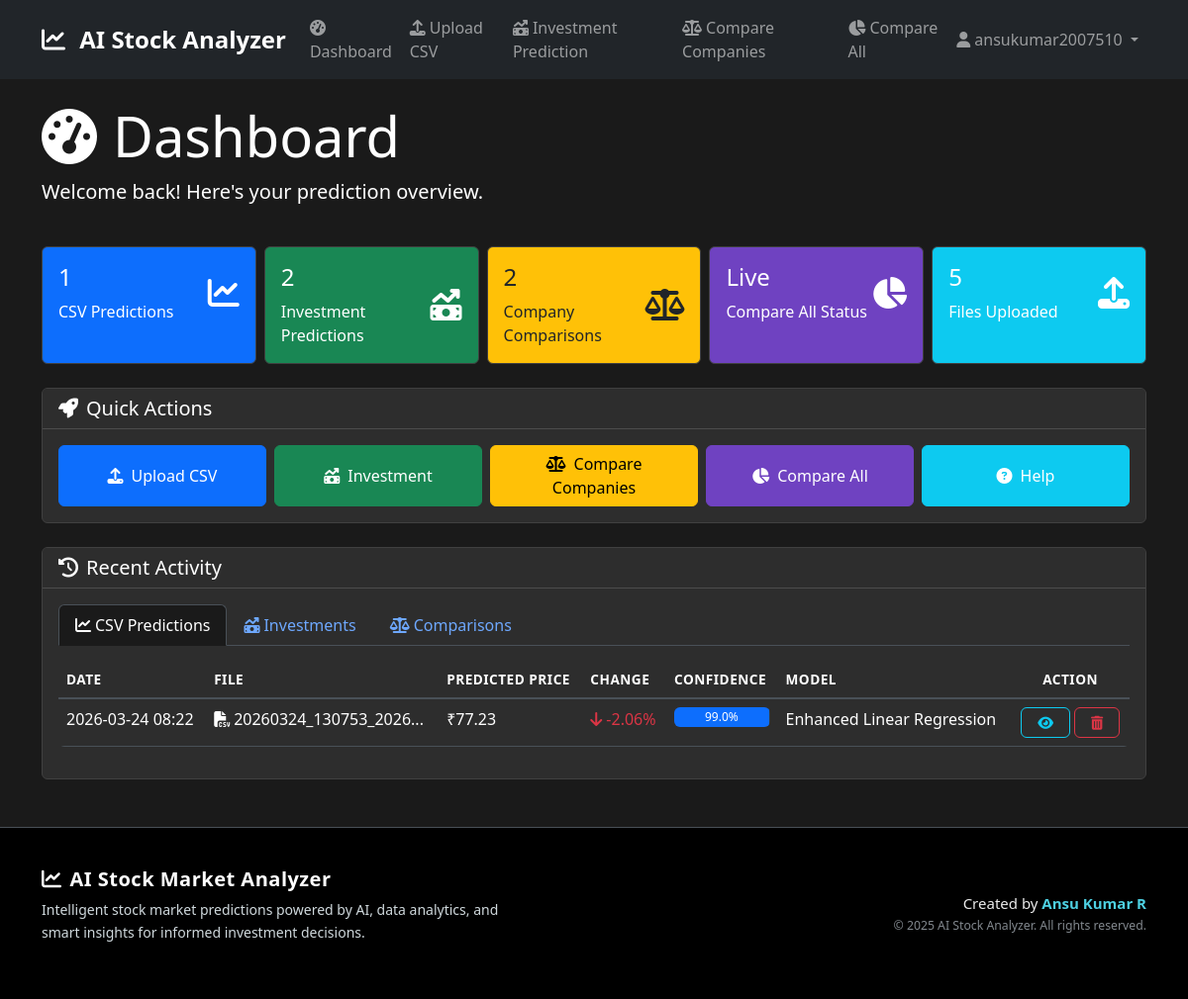
The app's page /dashboard (signed in) with its own data.
### routes/models.py (models this page shows)
class Prediction(db.Model):
    __tablename__ = 'predictions'
    id = db.Column(db.Integer, primary_key=True)
    user_id = db.Column(db.Integer, db.ForeignKey('users.id'), nullable=False, index=True)
    upload_id = db.Column(db.Integer, db.ForeignKey('uploads.id'), nullable=False, index=True)
    predicted_price = db.Column(db.Float, nullable=False)
    confidence_score = db.Column(db.Float)
    model_type = db.Column(db.String(50), default='Enhanced Linear Regression')
    prediction_data = db.Column(db.Text)  # JSON string of detailed prediction data
    created_at = db.Column(db.DateTime, default=datetime.utcnow, index=True)

class Upload(db.Model):
    __tablename__ = 'uploads'
    id = db.Column(db.Integer, primary_key=True)
    user_id = db.Column(db.Integer, db.ForeignKey('users.id'), nullable=False, index=True)
    filename = db.Column(db.String(255), nullable=False)
    original_filename = db.Column(db.String(255), nullable=False)
    file_size = db.Column(db.BigInteger, nullable=True)  # Support larger files up to 50MB
    created_at = db.Column(db.DateTime, default=datetime.utcnow, index=True)
    predictions = db.relationship('Prediction', backref='upload', lazy=True, cascade='all, delete-orphan')

### routes/app.py (the view)
@app.route('/dashboard')
@login_required
def dashboard():
    try:
        user_id = session['user_id']
        requested_tab = request.args.get('tab', 'csv')
        if requested_tab == 'prediction':
            requested_tab = 'csv'
        recent_predictions = Prediction.query.filter_by(user_id=user_id).order_by(Prediction.created_at.desc()).all()
        recent_investments = InvestmentPrediction.query.filter_by(user_id=user_id).order_by(InvestmentPrediction.created_at.desc()).all()
        recent_comparisons = CompanyComparison.query.filter_by(user_id=user_id).order_by(CompanyComparison.created_at.desc()).all()
        uploads = Upload.query.filter_by(user_id=user_id).order_by(Upload.created_at.desc()).all()
        processed_predictions = []
        for prediction in recent_predictions:
            prediction_info = {
                'id': prediction.id,
                'created_at': prediction.created_at,
                'predicted_price': prediction.predicted_price,
                'confidence_score': prediction.confidence_score,
                'model_type': prediction.model_type,
                'upload': prediction.upload,
                'latest_price': None,
                'predicted_change': None,
                'predicted_change_percent': None
            }
            if prediction.prediction_data:
                try:
                    import ast
                    details = ast.literal_eval(prediction.prediction_data)
                    prediction_info['latest_price'] = details.get('latest_price', prediction.predicted_price * 0.95)
                    prediction_info['predicted_change'] = details.get('predicted_change', prediction.predicted_price - prediction_info['latest_price'])
                    prediction_info['predicted_change_percent'] = details.get('predicted_change_percent', 0)
                except Exception:
                    prediction_info['latest_price'] = prediction.predicted_price * 0.95
                    prediction_info['predicted_change'] = prediction.predicted_price - prediction_info['latest_price']
                    prediction_info['predicted_change_percent'] = (prediction_info['predicted_change'] / prediction_info['latest_price'] * 100)
            else:
                prediction_info['latest_price'] = prediction.predicted_price * 0.95
                prediction_info['predicted_change'] = prediction.predicted_price - prediction_info['latest_price']
                prediction_info['predicted_change_percent'] = (prediction_info['predicted_change'] / prediction_info['latest_price'] * 100)
            processed_predictions.append(prediction_info)
        app.logger.info(f"Dashboard loaded for user {user_id} with {len(processed_predictions)} predictions")
        return render_template(
            'dashboard.html',
            predictions=processed_predictions,
            uploads=uploads,
            investment_predictions=recent_investments,
            company_comparisons=recent_comparisons,
            active_tab=requested_tab
        )
    except Exception as e:
        app.logger.error(f"Dashboard error for user {session.get('user_id')}: {e}")
        flash('Error loading dashboard. Please try again.', 'danger')
        return redirect(url_for('login'))

### templates/dashboard.html (shortened to what this page needs)
{% extends "base.html" %}
{% block content %}
<div class="row mb-4">
    <div class="col-12">
        <h1 class="display-4">
            <i class="fas fa-tachometer-alt me-3"></i>Dashboard
        </h1>
        <p class="lead">Welcome back! Here's your prediction overview.</p>
    </div>
</div>
<div class="row mb-4 g-2">
    <div class="col-12 col-sm-6 col-lg">
        <div class="card bg-primary text-white h-100">
            <div class="card-body">
                <div class="d-flex justify-content-between">
                    <div>
                        <h4 class="card-title">{{ predictions|length }}</h4>
                        <p class="card-text">CSV Predictions</p>
                    </div>
                    <div class="align-self-center">
                        <i class="fas fa-chart-line fa-2x"></i>
                    </div>
                </div>
            </div>
        </div>
    </div>
    <div class="col-12 col-sm-6 col-lg">
        <div class="card bg-success text-white h-100">
            <div class="card-body">
                <div class="d-flex justify-content-between">
                    <div>
                        <h4 class="card-title">{{ investment_predictions|length }}</h4>
                        <p class="card-text">Investment Predictions</p>
                    </div>
                    <div class="align-self-center">
                        <i class="fas fa-money-bill-trend-up fa-2x"></i>
                    </div>
                </div>
            </div>
        </div>
    </div>
    <div class="col-12 col-sm-6 col-lg">
        <div class="card bg-warning text-dark h-100">
            <div class="card-body">
                <div class="d-flex justify-content-between">
                    <div>
                        <h4 class="card-title">{{ company_comparisons|length }}</h4>
                        <p class="card-text">Company Comparisons</p>
                    </div>
                    <div class="align-self-center">
                        <i class="fas fa-balance-scale fa-2x"></i>
                    </div>
                </div>
            </div>
        </div>
    </div>
    <div class="col-12 col-sm-6 col-lg">
        <div class="card text-white h-100" style="background-color: #6f42c1; cursor: default;">
            <div class="card-body">
                <div class="d-flex justify-content-between">
                    <div>
                        <h4 class="card-title text-white">Live</h4>
                        <p class="card-text text-white">Compare All Status</p>
                    </div>
                    <div class="align-self-center">
                        <i class="fas fa-chart-pie fa-2x text-white"></i>
                    </div>
                </div>
            </div>
        </div>
    </div>
    <div class="col-12 col-sm-12 col-lg">
        <div class="card bg-info text-white h-100">
            <div class="card-body">
                <div class="d-flex justify-content-between">
                    <div>
                        <h4 class="card-title">{{ uploads|length }}</h4>
                        <p class="card-text">Files Uploaded</p>
                    </div>
                    <div class="align-self-center">
                        <i class="fas fa-upload fa-2x"></i>
                    </div>
                </div>
            </div>
        </div>
    </div>
</div>
<div class="row mb-4">
    <div class="col-12">
        <div class="card">
            <div class="card-header">
                <h5 class="mb-0"><i class="fas fa-rocket me-2"></i>Quick Actions</h5>
            </div>
            <div class="card-body">
                <div class="row g-2">
                    <div class="col-12 col-sm-6 col-lg">
                        <a href="{{ url_for('upload_file') }}" class="btn btn-primary w-100 h-100 align-content-center" style="min-height: 50px;">
                            <i class="fas fa-upload me-2"></i>Upload CSV
                        </a>
                    </div>
                    <div class="col-12 col-sm-6 col-lg">
                        <a href="{{ url_for('investment_prediction') }}" class="btn btn-success w-100 h-100 align-content-center" style="min-height: 50px;">
                            <i class="fas fa-money-bill-trend-up me-2"></i>Investment
                        </a>
                    </div>
                    <div class="col-12 col-sm-6 col-lg">
                        <a href="{{ url_for('company_comparison') }}" class="btn btn-warning w-100 h-100 align-content-center" style="min-height: 50px;">
                            <i class="fas fa-balance-scale me-2"></i>Compare Companies
                        </a>
                    </div>
                    <div class="col-12 col-sm-6 col-lg">
                        <a href="{{ url_for('compare_all') }}" class="btn btn-primary w-100 h-100 align-content-center" style="min-height: 50px; background-color: #6f42c1; border-color: #6f42c1;">
                            <i class="fas fa-chart-pie me-2"></i>Compare All
                        </a>
                    </div>
                    <div class="col-12 col-sm-12 col-lg">
                        <button type="button" class="btn btn-info w-100 h-100 align-content-center text-white" style="min-height: 50px;" data-bs-toggle="modal" data-bs-target="#helpModal">
                            <i class="fas fa-question-circle me-2"></i>Help
                        </button>
                    </div>
                </div>
            </div>
        </div>
    </div>
</div>
<div class="row">
    <div class="col-12">
        <div class="card">
            <div class="card-header">
                <h5 class="mb-0"><i class="fas fa-history me-2"></i>Recent Activity</h5>
            </div>
            <div class="card-body">
                <ul class="nav nav-tabs" id="activityTabs" role="tablist">
                    <li class="nav-item" role="presentation">
                        <button class="nav-link {% if active_tab=='csv' %}active{% endif %}"
                                id="csv-tab" data-bs-toggle="tab" data-bs-target="#csv" type="button">
                            <i class="fas fa-chart-line me-1"></i>CSV Predictions
                        </button>
                    </li>
                    <li class="nav-item" role="presentation">
                        <button class="nav-link {% if active_tab=='investment' %}active{% endif %}"
                                id="investment-tab" data-bs-toggle="tab" data-bs-target="#investment" type="button">
                            <i class="fas fa-money-bill-trend-up me-1"></i>Investments
                        </button>
                    </li>
                    <li class="nav-item" role="presentation">
                        <button class="nav-link {% if active_tab=='comparison' %}active{% endif %}"
                                id="comparison-tab" data-bs-toggle="tab" data-bs-target="#comparison" type="button">
                            <i class="fas fa-balance-scale me-1"></i>Comparisons
                        </button>
                    </li>
                </ul>
                <div class="tab-content" id="activityTabContent">
                    <div class="tab-pane fade {% if active_tab=='csv' %}show active{% endif %}" id="csv">
                        {% if predictions %}
                        <div class="table-responsive mt-3">
                            <table class="table table-hover">
                                <thead>
                                    <tr>
                                        <th>Date</th>
                                        <th>File</th>
                                        <th>Predicted Price</th>
                                        <th>Change</th>
                                        <th>Confidence</th>
                                        <th>Model</th>
                                        <th class="text-center">Action</th>
                                    </tr>
                                </thead>
                                <tbody>
                                    {% for pred in predictions %}
                                    <tr>
                                        <td>{{ pred.created_at.strftime('%Y-%m-%d %H:%M') }}</td>
                                        <td><i class="fas fa-file-csv me-1"></i>{{ pred.upload.original_filename[:20] }}...</td>
                                        <td>{{ pred.predicted_price|inr }}</td>
                                        <td>
                                            {% if pred.predicted_change_percent %}
                                                {% if pred.predicted_change_percent > 0 %}
                                                    <span class="text-success"><i class="fas fa-arrow-up me-1"></i>+{{ "%.2f"|format(pred.predicted_change_percent) }}%</span>
                                                {% else %}
                                                    <span class="text-danger"><i class="fas fa-arrow-down me-1"></i>{{ "%.2f"|format(pred.predicted_change_percent) }}%</span>
                                                {% endif %}
                                            {% else %}
                                                <span class="text-muted">N/A</span>
                                            {% endif %}
                                        </td>
                                        <td>
                                            <div class="progress" style="height: 20px;">
                                                <div class="progress-bar"
                                                     style="width: {{ (pred.confidence_score * 100)|round }}%">
                                                     {{ (pred.confidence_score * 100)|round }}%
                                                </div>
                                            </div>
                                        </td>
                                        <td>{{ pred.model_type }}</td>
                                        <td class="text-center">
                                            <div class="d-flex justify-content-center gap-1">
                                                <a href="{{ url_for('view_prediction', id=pred.id) }}"
                                                   class="btn btn-sm btn-outline-info px-3">
                                                    <i class="fas fa-eye"></i>
                                                </a>
                                                <form action="{{ url_for('delete_prediction', id=pred.id) }}"
                                                      method="POST" class="m-0">
                                                    <button class="btn btn-sm btn-outline-danger px-3"
                                                            onclick="return confirm('Delete this prediction?');">
                                                        <i class="fas fa-trash-alt"></i>
                                                    </button>
                                                </form>
                                            </div>
                                        </td>
                                    </tr>
                                    {% endfor %}
                                </tbody>
                            </table>
                        </div>
                        {% else %}
                        <div class="text-center py-4">
                            <i class="fas fa-chart-line fa-3x text-muted mb-3"></i>
                            <h5>No CSV predictions yet</h5>
                        </div>
                        {% endif %}
                    </div>
                </div>
            </div>
        </div>
    </div>
</div>
{% endblock %}

### records on screen
Prediction: created_at "2026-03-24 08:22", upload "20260324_130753_2026", predicted_price|inr "₹77.23", predicted_change_percent "-2.06", (pred.confidence_score*100)|round "99.0", model_type "Enhanced Linear Regression"

### other values on screen
{{ session.username or 'User' }} "ansukumar2007510"
{{ predictions|length }} "1"
{{ investment_predictions|length }} "2"
{{ company_comparisons|length }} "2"
{{ uploads|length }} "5"
